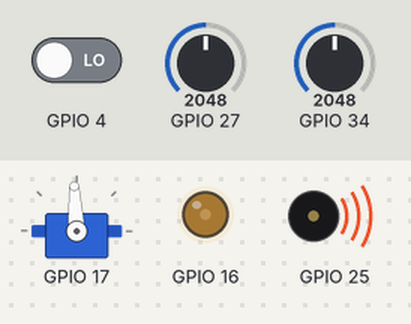
This sketch was run on a simulated ESP32. On the bench: servo, output pins drawn as LEDs (lit = HIGH), buzzer (waves = sounding). The test bench sets the inputs (shaded band); at power-on: GPIO 4 LOW, GPIO 27 = 2048, GPIO 34 = 2048 (analog values on the 0–4095 scale). Servo pulses on a pin are drawn as a servo (544–2400 µs = 0–180°); what the sketch prints to the serial monitor is not drawn.

Above: at 0.15 s.
Timing chart, 0 to 1.8 s (numbered marks = the images above):
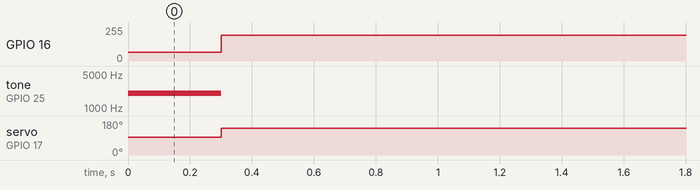

Measured:
- by itself, GPIO 16: 64/255 → 192/255 at 0.30 s
- by itself, tone on GPIO 25: silent → 2000 Hz at 0.00 s, → silent 0.30 s later
- by itself, servo on GPIO 17: 93° → 141° at 0.30 s

The sketch:

esp_io.ino
```cpp
// Faber golden fixture (ESP32 family): GPIO interrupts, LEDC PWM (analogWrite, a 50 Hz servo
// pulse, tone()) and the ADC. Prints one status line every 100 ms of virtual time.
#include "esp_pins.h"

volatile uint32_t rises = 0;
volatile uint32_t falls = 0;
void IRAM_ATTR onRise() { rises++; }

void setup() {
  Serial.begin(115200);
  pinMode(PIN_IRQ, INPUT);
  attachInterrupt(PIN_IRQ, onRise, RISING);
  analogWrite(PIN_LED, 64);              // LEDC, 1 kHz, 8 bit: 25 %
  ledcAttach(PIN_SERVO, 50, 14);         // servo frame (14 bit: the most the S3 / C3 LEDC has)
  ledcWrite(PIN_SERVO, 1229);            // 1.5 ms of 20 ms
  tone(PIN_TONE, 2000);
  analogReadResolution(12);
  Serial.println("io ready");
}

uint32_t last = 0;
int phase = 0;
void loop() {
  uint32_t now = millis();
  if (now - last < 100) return;
  last = now;
  int a = analogRead(PIN_ADC_A);
  int mv = analogReadMilliVolts(PIN_ADC_A);
  int b = analogRead(PIN_ADC_B);
  Serial.printf("t=%lu irq=%lu adc=%d mv=%d adcb=%d\n", (unsigned long)now, (unsigned long)rises, a, mv, b);
  phase++;
  if (phase == 3) {
    analogWrite(PIN_LED, 192);           // 75 %
    ledcWrite(PIN_SERVO, 1638);          // 2.0 ms
    noTone(PIN_TONE);
    Serial.println("changed");
  }
  if (phase == 5) {
    ledcFade(PIN_LED, 192, 0, 200);      // hardware fade to 0 over 200 ms
    Serial.println("fading");
  }
}
```
